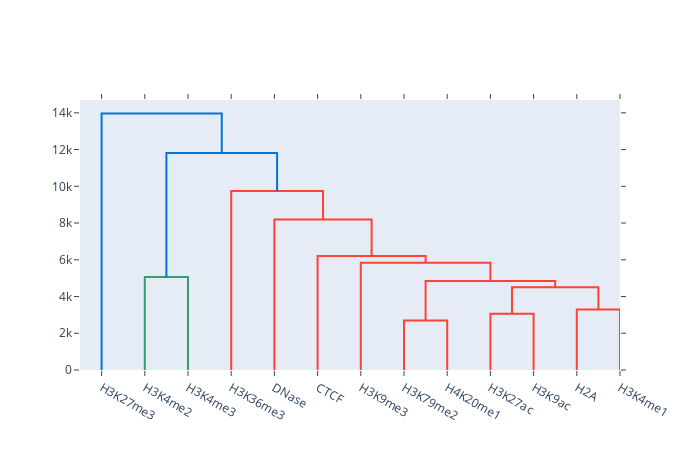

Here is the notebook cell this chart was saved with:
### Code cell
labels = data.dtype.names

# Initialize figure by creating upper dendrogram
dendro_plt = ff.create_dendrogram(data_array, orientation='bottom', labels=labels)

dendro_plt.show()

### Figure 1 — Plotly figure (JSON) as saved in the notebook; plotly's stock layout.template omitted (floating-point values rounded to 4 significant figures)
{"data": [{"hoverinfo": "text", "marker": {"color": "rgb(61,153,112)"}, "mode": "lines", "type": "scatter", "x": [15, 15, 25, 25], "xaxis": "x", "y": [0, 5064.0, 5064.0, 0], "yaxis": "y"}, {"hoverinfo": "text", "marker": {"color": "rgb(255,65,54)"}, "mode": "lines", "type": "scatter", "x": [75, 75, 85, 85], "xaxis": "x", "y": [0, 2698.0, 2698.0, 0], "yaxis": "y"}, {"hoverinfo": "text", "marker": {"color": "rgb(255,65,54)"}, "mode": "lines", "type": "scatter", "x": [95, 95, 105, 105], "xaxis": "x", "y": [0, 3067.0, 3067.0, 0], "yaxis": "y"}, {"hoverinfo": "text", "marker": {"color": "rgb(255,65,54)"}, "mode": "lines", "type": "scatter", "x": [115, 115, 125, 125], "xaxis": "x", "y": [0, 3289.0, 3289.0, 0], "yaxis": "y"}, {"hoverinfo": "text", "marker": {"color": "rgb(255,65,54)"}, "mode": "lines", "type": "scatter", "x": [100, 100, 120, 120], "xaxis": "x", "y": [3067.0, 4501.0, 4501.0, 3289.0], "yaxis": "y"}, {"hoverinfo": "text", "marker": {"color": "rgb(255,65,54)"}, "mode": "lines", "type": "scatter", "x": [80, 80, 110, 110], "xaxis": "x", "y": [2698.0, 4844.0, 4844.0, 4501.0], "yaxis": "y"}, {"hoverinfo": "text", "marker": {"color": "rgb(255,65,54)"}, "mode": "lines", "type": "scatter", "x": [65, 65, 95, 95], "xaxis": "x", "y": [0, 5845.0, 5845.0, 4844.0], "yaxis": "y"}, {"hoverinfo": "text", "marker": {"color": "rgb(255,65,54)"}, "mode": "lines", "type": "scatter", "x": [55, 55, 80, 80], "xaxis": "x", "y": [0, 6203.0, 6203.0, 5845.0], "yaxis": "y"}, {"hoverinfo": "text", "marker": {"color": "rgb(255,65,54)"}, "mode": "lines", "type": "scatter", "x": [45, 45, 67.5, 67.5], "xaxis": "x", "y": [0, 8195.0, 8195.0, 6203.0], "yaxis": "y"}, {"hoverinfo": "text", "marker": {"color": "rgb(255,65,54)"}, "mode": "lines", "type": "scatter", "x": [35, 35, 56.25, 56.25], "xaxis": "x", "y": [0, 9738.0, 9738.0, 8195.0], "yaxis": "y"}, {"hoverinfo": "text", "marker": {"color": "rgb(0,116,217)"}, "mode": "lines", "type": "scatter", "x": [20, 20, 45.62, 45.62], "xaxis": "x", "y": [5064.0, 11810.0, 11810.0, 9738.0], "yaxis": "y"}, {"hoverinfo": "text", "marker": {"color": "rgb(0,116,217)"}, "mode": "lines", "type": "scatter", "x": [5, 5, 32.81, 32.81], "xaxis": "x", "y": [0, 13960.0, 13960.0, 11810.0], "yaxis": "y"}], "layout": {"autosize": false, "height": 450, "hovermode": "closest", "showlegend": false, "width": 700, "xaxis": {"autorange": true, "mirror": "allticks", "range": [0, 125], "rangemode": "tozero", "showgrid": false, "showline": true, "showticklabels": true, "tickmode": "array", "ticks": "outside", "ticktext": ["H3K27me3", "H3K4me2", "H3K4me3", "H3K36me3", "DNase", "CTCF", "H3K9me3", "H3K79me2", "H4K20me1", "H3K27ac", "H3K9ac", "H2A", "H3K4me1"], "tickvals": [5, 15, 25, 35, 45, 55, 65, 75, 85, 95, 105, 115, 125], "type": "linear", "zeroline": false}, "yaxis": {"autorange": true, "mirror": "allticks", "range": [0, 14700.0], "rangemode": "tozero", "showgrid": false, "showline": true, "showticklabels": true, "ticks": "outside", "type": "linear", "zeroline": false}}}
